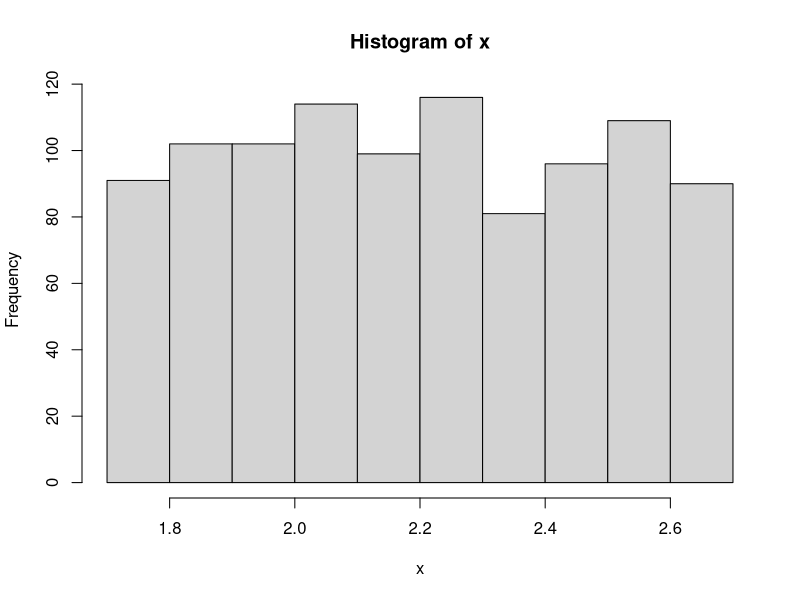
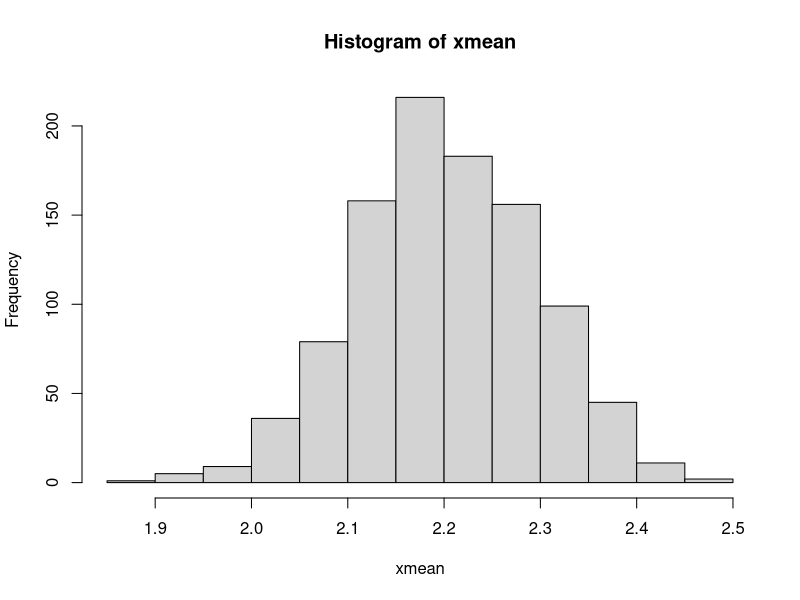

The R script that drew these images, in order:
## ---- chunk 1
knitr::opts_chunk$set(echo = TRUE)
## ---- chunk 2
x<-runif(1000,1.7,2.7)
## ---- chunk 3
hist(x)
## ---- chunk 4
mean(x)
sd(x)
## ---- chunk 5
x<-runif(10,1.7,2.7)
mean(x)
sd(x)
## ---- chunk 6
n<-1000
xmean<-0
for (i in 1:n)
{
  x<-runif(10,1.7,2.7)
  xmean[i]<-mean(x)
}
hist(xmean)
## ---- chunk 7
quantile(xmean,.025)
quantile(xmean,.975)
## ---- chunk 8
qnorm(.025)
qnorm(.975)
## ---- chunk 9
2.2-1.96*sqrt(1/12*(2.7-1.7)^2)/sqrt(10)
2.2+1.96*sqrt(1/12*(2.7-1.7)^2)/sqrt(10)
## ---- chunk 10
x<-runif(10,1.7,2.7)
mean(x)-1.96*sd(x)/sqrt(10)
mean(x)+1.96*sd(x)/sqrt(10)
## ---- chunk 11
x<-runif(10,1.7,2.7)
mean(x)
sd(x)
## ---- chunk 12
mean(x)-1.96*sd(x)/sqrt(10)
mean(x)+1.96*sd(x)/sqrt(10)
## ---- chunk 13
xmean<-0
xsd<-0
n<-10000
for (i in 1:n)
{
  xsample<-sample(x,length(x),TRUE)
  xmean[i]<-mean(xsample)
  xsd[i]<-sd(xsample)
}
quantile(xmean,.025)
quantile(xmean,.975)
quantile(xsd,.025)
quantile(xsd,.975)
